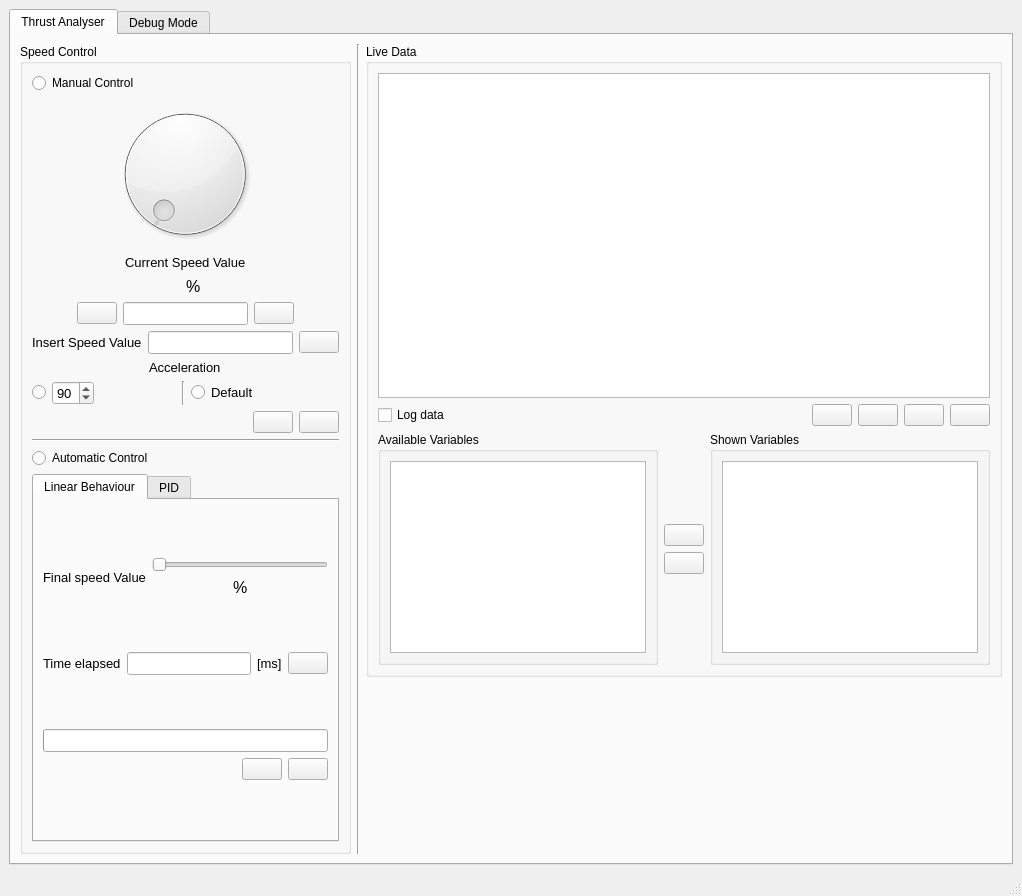
<?xml version="1.0" encoding="UTF-8"?>
<ui version="4.0">
 <class>ThrustStandMW</class>
 <widget class="QMainWindow" name="ThrustStandMW">
  <property name="geometry">
   <rect>
    <x>0</x>
    <y>0</y>
    <width>1022</width>
    <height>896</height>
   </rect>
  </property>
  <property name="sizePolicy">
   <sizepolicy hsizetype="Preferred" vsizetype="Preferred">
    <horstretch>0</horstretch>
    <verstretch>0</verstretch>
   </sizepolicy>
  </property>
  <property name="windowTitle">
   <string>ThrustStand</string>
  </property>
  <widget class="QWidget" name="centralwidget">
   <layout class="QHBoxLayout" name="horizontalLayout">
    <item>
     <widget class="QTabWidget" name="tabWidget">
      <property name="currentIndex">
       <number>0</number>
      </property>
      <widget class="QWidget" name="tab_main">
       <attribute name="title">
        <string>Thrust Analyser</string>
       </attribute>
       <layout class="QHBoxLayout" name="horizontalLayout_2">
        <item>
         <layout class="QVBoxLayout" name="verticalLayout_10">
          <item>
           <widget class="QGroupBox" name="groupBox_2">
            <property name="title">
             <string>Speed Control</string>
            </property>
            <layout class="QVBoxLayout" name="verticalLayout">
             <item>
              <widget class="QRadioButton" name="rb_manualControl">
               <property name="cursor">
                <cursorShape>PointingHandCursor</cursorShape>
               </property>
               <property name="text">
                <string>Manual Control</string>
               </property>
              </widget>
             </item>
             <item>
              <layout class="QHBoxLayout" name="horizontalLayout_3">
               <item>
                <layout class="QVBoxLayout" name="verticalLayout_3">
                 <item>
                  <layout class="QHBoxLayout" name="horizontalLayout_5">
                   <item>
                    <widget class="QDial" name="speedKnob">
                     <property name="enabled">
                      <bool>true</bool>
                     </property>
                     <property name="sizePolicy">
                      <sizepolicy hsizetype="Maximum" vsizetype="Maximum">
                       <horstretch>0</horstretch>
                       <verstretch>0</verstretch>
                      </sizepolicy>
                     </property>
                     <property name="minimumSize">
                      <size>
                       <width>150</width>
                       <height>150</height>
                      </size>
                     </property>
                     <property name="cursor">
                      <cursorShape>OpenHandCursor</cursorShape>
                     </property>
                     <property name="maximum">
                      <number>100</number>
                     </property>
                    </widget>
                   </item>
                  </layout>
                 </item>
                 <item>
                  <layout class="QHBoxLayout" name="horizontalLayout_7">
                   <item>
                    <widget class="QLabel" name="lbl_currentSpeedValue">
                     <property name="sizePolicy">
                      <sizepolicy hsizetype="Maximum" vsizetype="Maximum">
                       <horstretch>0</horstretch>
                       <verstretch>0</verstretch>
                      </sizepolicy>
                     </property>
                     <property name="font">
                      <font>
                       <pointsize>10</pointsize>
                      </font>
                     </property>
                     <property name="text">
                      <string>Current Speed Value</string>
                     </property>
                    </widget>
                   </item>
                  </layout>
                 </item>
                 <item>
                  <layout class="QHBoxLayout" name="horizontalLayout_10">
                   <item>
                    <spacer name="horizontalSpacer_4">
                     <property name="orientation">
                      <enum>Qt::Horizontal</enum>
                     </property>
                     <property name="sizeType">
                      <enum>QSizePolicy::MinimumExpanding</enum>
                     </property>
                     <property name="sizeHint" stdset="0">
                      <size>
                       <width>40</width>
                       <height>20</height>
                      </size>
                     </property>
                    </spacer>
                   </item>
                   <item>
                    <widget class="QLabel" name="lbl_currentSpeedValueVar">
                     <property name="font">
                      <font>
                       <pointsize>12</pointsize>
                      </font>
                     </property>
                     <property name="text">
                      <string/>
                     </property>
                    </widget>
                   </item>
                   <item>
                    <widget class="QLabel" name="lbl_percentManual">
                     <property name="font">
                      <font>
                       <pointsize>12</pointsize>
                      </font>
                     </property>
                     <property name="text">
                      <string>%</string>
                     </property>
                    </widget>
                   </item>
                   <item>
                    <spacer name="horizontalSpacer_5">
                     <property name="orientation">
                      <enum>Qt::Horizontal</enum>
                     </property>
                     <property name="sizeType">
                      <enum>QSizePolicy::MinimumExpanding</enum>
                     </property>
                     <property name="sizeHint" stdset="0">
                      <size>
                       <width>40</width>
                       <height>20</height>
                      </size>
                     </property>
                    </spacer>
                   </item>
                  </layout>
                 </item>
                 <item>
                  <layout class="QHBoxLayout" name="horizontalLayout_13">
                   <item>
                    <spacer name="horizontalSpacer_6">
                     <property name="orientation">
                      <enum>Qt::Horizontal</enum>
                     </property>
                     <property name="sizeHint" stdset="0">
                      <size>
                       <width>40</width>
                       <height>20</height>
                      </size>
                     </property>
                    </spacer>
                   </item>
                   <item>
                    <widget class="QPushButton" name="pb_lessSpeed">
                     <property name="sizePolicy">
                      <sizepolicy hsizetype="Maximum" vsizetype="Maximum">
                       <horstretch>0</horstretch>
                       <verstretch>0</verstretch>
                      </sizepolicy>
                     </property>
                     <property name="minimumSize">
                      <size>
                       <width>0</width>
                       <height>0</height>
                      </size>
                     </property>
                     <property name="cursor">
                      <cursorShape>PointingHandCursor</cursorShape>
                     </property>
                     <property name="text">
                      <string/>
                     </property>
                    </widget>
                   </item>
                   <item>
                    <widget class="QLineEdit" name="txt_incrementSpeedValue">
                     <property name="sizePolicy">
                      <sizepolicy hsizetype="Maximum" vsizetype="Maximum">
                       <horstretch>0</horstretch>
                       <verstretch>0</verstretch>
                      </sizepolicy>
                     </property>
                     <property name="minimumSize">
                      <size>
                       <width>0</width>
                       <height>0</height>
                      </size>
                     </property>
                     <property name="font">
                      <font>
                       <pointsize>10</pointsize>
                      </font>
                     </property>
                     <property name="alignment">
                      <set>Qt::AlignCenter</set>
                     </property>
                    </widget>
                   </item>
                   <item>
                    <widget class="QPushButton" name="pb_moreSpeed">
                     <property name="cursor">
                      <cursorShape>PointingHandCursor</cursorShape>
                     </property>
                     <property name="text">
                      <string/>
                     </property>
                    </widget>
                   </item>
                   <item>
                    <spacer name="horizontalSpacer_7">
                     <property name="orientation">
                      <enum>Qt::Horizontal</enum>
                     </property>
                     <property name="sizeHint" stdset="0">
                      <size>
                       <width>40</width>
                       <height>20</height>
                      </size>
                     </property>
                    </spacer>
                   </item>
                  </layout>
                 </item>
                 <item>
                  <layout class="QHBoxLayout" name="horizontalLayout_6">
                   <item>
                    <widget class="QLabel" name="lbl_InsertSpeedValue">
                     <property name="font">
                      <font>
                       <pointsize>10</pointsize>
                      </font>
                     </property>
                     <property name="text">
                      <string>Insert Speed Value</string>
                     </property>
                    </widget>
                   </item>
                   <item>
                    <widget class="QLineEdit" name="txt_setSpeedValue">
                     <property name="sizePolicy">
                      <sizepolicy hsizetype="Expanding" vsizetype="Fixed">
                       <horstretch>0</horstretch>
                       <verstretch>0</verstretch>
                      </sizepolicy>
                     </property>
                     <property name="font">
                      <font>
                       <pointsize>10</pointsize>
                      </font>
                     </property>
                     <property name="alignment">
                      <set>Qt::AlignRight|Qt::AlignTrailing|Qt::AlignVCenter</set>
                     </property>
                    </widget>
                   </item>
                   <item>
                    <widget class="QPushButton" name="pb_setSpeedValue">
                     <property name="cursor">
                      <cursorShape>PointingHandCursor</cursorShape>
                     </property>
                     <property name="text">
                      <string/>
                     </property>
                    </widget>
                   </item>
                  </layout>
                 </item>
                 <item>
                  <layout class="QHBoxLayout" name="horizontalLayout_11">
                   <item>
                    <widget class="QLabel" name="lbl_acceleration">
                     <property name="sizePolicy">
                      <sizepolicy hsizetype="Maximum" vsizetype="Maximum">
                       <horstretch>0</horstretch>
                       <verstretch>0</verstretch>
                      </sizepolicy>
                     </property>
                     <property name="font">
                      <font>
                       <pointsize>10</pointsize>
                      </font>
                     </property>
                     <property name="text">
                      <string>Acceleration</string>
                     </property>
                    </widget>
                   </item>
                  </layout>
                 </item>
                 <item>
                  <layout class="QHBoxLayout" name="horizontalLayout_12">
                   <item>
                    <widget class="QRadioButton" name="rb_accEnabled">
                     <property name="sizePolicy">
                      <sizepolicy hsizetype="Maximum" vsizetype="Fixed">
                       <horstretch>0</horstretch>
                       <verstretch>0</verstretch>
                      </sizepolicy>
                     </property>
                     <property name="cursor">
                      <cursorShape>PointingHandCursor</cursorShape>
                     </property>
                     <property name="text">
                      <string/>
                     </property>
                    </widget>
                   </item>
                   <item>
                    <widget class="QSpinBox" name="sb_acc">
                     <property name="font">
                      <font>
                       <pointsize>10</pointsize>
                      </font>
                     </property>
                     <property name="value">
                      <number>90</number>
                     </property>
                    </widget>
                   </item>
                   <item>
                    <spacer name="horizontalSpacer_2">
                     <property name="orientation">
                      <enum>Qt::Horizontal</enum>
                     </property>
                     <property name="sizeHint" stdset="0">
                      <size>
                       <width>40</width>
                       <height>20</height>
                      </size>
                     </property>
                    </spacer>
                   </item>
                   <item>
                    <widget class="Line" name="line_4">
                     <property name="orientation">
                      <enum>Qt::Vertical</enum>
                     </property>
                    </widget>
                   </item>
                   <item>
                    <widget class="QRadioButton" name="rb_accDefault">
                     <property name="sizePolicy">
                      <sizepolicy hsizetype="Maximum" vsizetype="Fixed">
                       <horstretch>0</horstretch>
                       <verstretch>0</verstretch>
                      </sizepolicy>
                     </property>
                     <property name="font">
                      <font>
                       <pointsize>10</pointsize>
                      </font>
                     </property>
                     <property name="cursor">
                      <cursorShape>PointingHandCursor</cursorShape>
                     </property>
                     <property name="text">
                      <string>Default</string>
                     </property>
                    </widget>
                   </item>
                   <item>
                    <spacer name="horizontalSpacer">
                     <property name="orientation">
                      <enum>Qt::Horizontal</enum>
                     </property>
                     <property name="sizeHint" stdset="0">
                      <size>
                       <width>40</width>
                       <height>20</height>
                      </size>
                     </property>
                    </spacer>
                   </item>
                  </layout>
                 </item>
                 <item>
                  <layout class="QHBoxLayout" name="horizontalLayout_8">
                   <item>
                    <spacer name="horizontalSpacer_3">
                     <property name="orientation">
                      <enum>Qt::Horizontal</enum>
                     </property>
                     <property name="sizeHint" stdset="0">
                      <size>
                       <width>40</width>
                       <height>20</height>
                      </size>
                     </property>
                    </spacer>
                   </item>
                   <item>
                    <widget class="QPushButton" name="pb_stopManualControl">
                     <property name="cursor">
                      <cursorShape>PointingHandCursor</cursorShape>
                     </property>
                     <property name="text">
                      <string/>
                     </property>
                    </widget>
                   </item>
                   <item>
                    <widget class="QPushButton" name="pb_startManualControl">
                     <property name="cursor">
                      <cursorShape>PointingHandCursor</cursorShape>
                     </property>
                     <property name="text">
                      <string/>
                     </property>
                    </widget>
                   </item>
                  </layout>
                 </item>
                </layout>
               </item>
              </layout>
             </item>
             <item>
              <widget class="Line" name="line_3">
               <property name="orientation">
                <enum>Qt::Horizontal</enum>
               </property>
              </widget>
             </item>
             <item>
              <widget class="QRadioButton" name="rb_autoControl">
               <property name="cursor">
                <cursorShape>PointingHandCursor</cursorShape>
               </property>
               <property name="text">
                <string>Automatic Control</string>
               </property>
              </widget>
             </item>
             <item>
              <widget class="QTabWidget" name="tabWidget_2">
               <property name="currentIndex">
                <number>0</number>
               </property>
               <widget class="QWidget" name="tab_linearAutoControl">
                <attribute name="title">
                 <string>Linear Behaviour</string>
                </attribute>
                <layout class="QVBoxLayout" name="verticalLayout_2">
                 <item>
                  <layout class="QHBoxLayout" name="horizontalLayout_4">
                   <item>
                    <widget class="QLabel" name="lbl_finalSpeedValue">
                     <property name="sizePolicy">
                      <sizepolicy hsizetype="Maximum" vsizetype="Maximum">
                       <horstretch>0</horstretch>
                       <verstretch>0</verstretch>
                      </sizepolicy>
                     </property>
                     <property name="font">
                      <font>
                       <pointsize>10</pointsize>
                      </font>
                     </property>
                     <property name="text">
                      <string>Final speed Value</string>
                     </property>
                    </widget>
                   </item>
                   <item>
                    <layout class="QVBoxLayout" name="verticalLayout_8">
                     <item>
                      <widget class="QSlider" name="sldr_finalSpeedValue">
                       <property name="sizePolicy">
                        <sizepolicy hsizetype="Expanding" vsizetype="Fixed">
                         <horstretch>0</horstretch>
                         <verstretch>0</verstretch>
                        </sizepolicy>
                       </property>
                       <property name="cursor">
                        <cursorShape>OpenHandCursor</cursorShape>
                       </property>
                       <property name="maximum">
                        <number>100</number>
                       </property>
                       <property name="orientation">
                        <enum>Qt::Horizontal</enum>
                       </property>
                      </widget>
                     </item>
                     <item>
                      <layout class="QHBoxLayout" name="horizontalLayout_18">
                       <item>
                        <spacer name="horizontalSpacer_10">
                         <property name="orientation">
                          <enum>Qt::Horizontal</enum>
                         </property>
                         <property name="sizeHint" stdset="0">
                          <size>
                           <width>40</width>
                           <height>20</height>
                          </size>
                         </property>
                        </spacer>
                       </item>
                       <item>
                        <widget class="QLabel" name="lbl_finalSpeedValueVar">
                         <property name="sizePolicy">
                          <sizepolicy hsizetype="Maximum" vsizetype="Maximum">
                           <horstretch>0</horstretch>
                           <verstretch>0</verstretch>
                          </sizepolicy>
                         </property>
                         <property name="font">
                          <font>
                           <pointsize>12</pointsize>
                          </font>
                         </property>
                         <property name="text">
                          <string/>
                         </property>
                        </widget>
                       </item>
                       <item>
                        <widget class="QLabel" name="lbl_percentAuto">
                         <property name="sizePolicy">
                          <sizepolicy hsizetype="Maximum" vsizetype="Maximum">
                           <horstretch>0</horstretch>
                           <verstretch>0</verstretch>
                          </sizepolicy>
                         </property>
                         <property name="font">
                          <font>
                           <pointsize>12</pointsize>
                          </font>
                         </property>
                         <property name="text">
                          <string>%</string>
                         </property>
                        </widget>
                       </item>
                       <item>
                        <spacer name="horizontalSpacer_11">
                         <property name="orientation">
                          <enum>Qt::Horizontal</enum>
                         </property>
                         <property name="sizeHint" stdset="0">
                          <size>
                           <width>40</width>
                           <height>20</height>
                          </size>
                         </property>
                        </spacer>
                       </item>
                       <item>
                        <widget class="QLabel" name="lbl_actualSpeed">
                         <property name="sizePolicy">
                          <sizepolicy hsizetype="Maximum" vsizetype="Maximum">
                           <horstretch>0</horstretch>
                           <verstretch>0</verstretch>
                          </sizepolicy>
                         </property>
                         <property name="font">
                          <font>
                           <pointsize>10</pointsize>
                          </font>
                         </property>
                         <property name="text">
                          <string/>
                         </property>
                        </widget>
                       </item>
                      </layout>
                     </item>
                    </layout>
                   </item>
                  </layout>
                 </item>
                 <item>
                  <layout class="QHBoxLayout" name="horizontalLayout_16">
                   <item>
                    <widget class="QLabel" name="lbl_timeElapsed">
                     <property name="sizePolicy">
                      <sizepolicy hsizetype="Maximum" vsizetype="Maximum">
                       <horstretch>0</horstretch>
                       <verstretch>0</verstretch>
                      </sizepolicy>
                     </property>
                     <property name="font">
                      <font>
                       <pointsize>10</pointsize>
                      </font>
                     </property>
                     <property name="text">
                      <string>Time elapsed</string>
                     </property>
                    </widget>
                   </item>
                   <item>
                    <widget class="QLineEdit" name="txt_timeElapsed">
                     <property name="sizePolicy">
                      <sizepolicy hsizetype="Maximum" vsizetype="Fixed">
                       <horstretch>0</horstretch>
                       <verstretch>0</verstretch>
                      </sizepolicy>
                     </property>
                     <property name="font">
                      <font>
                       <pointsize>10</pointsize>
                      </font>
                     </property>
                    </widget>
                   </item>
                   <item>
                    <widget class="QLabel" name="lbl_ms">
                     <property name="font">
                      <font>
                       <pointsize>10</pointsize>
                      </font>
                     </property>
                     <property name="text">
                      <string>[ms]</string>
                     </property>
                    </widget>
                   </item>
                   <item>
                    <widget class="QPushButton" name="pb_timeElapsed">
                     <property name="text">
                      <string/>
                     </property>
                    </widget>
                   </item>
                  </layout>
                 </item>
                 <item>
                  <layout class="QVBoxLayout" name="verticalLayout_9">
                   <item>
                    <widget class="QProgressBar" name="prog_automaticControl">
                     <property name="sizePolicy">
                      <sizepolicy hsizetype="Expanding" vsizetype="Maximum">
                       <horstretch>0</horstretch>
                       <verstretch>0</verstretch>
                      </sizepolicy>
                     </property>
                     <property name="font">
                      <font>
                       <pointsize>10</pointsize>
                      </font>
                     </property>
                     <property name="value">
                      <number>0</number>
                     </property>
                     <property name="textVisible">
                      <bool>false</bool>
                     </property>
                    </widget>
                   </item>
                   <item>
                    <layout class="QHBoxLayout" name="horizontalLayout_17">
                     <item>
                      <spacer name="horizontalSpacer_9">
                       <property name="orientation">
                        <enum>Qt::Horizontal</enum>
                       </property>
                       <property name="sizeHint" stdset="0">
                        <size>
                         <width>40</width>
                         <height>20</height>
                        </size>
                       </property>
                      </spacer>
                     </item>
                     <item>
                      <widget class="QPushButton" name="pb_stopAutoControl">
                       <property name="sizePolicy">
                        <sizepolicy hsizetype="Maximum" vsizetype="Maximum">
                         <horstretch>0</horstretch>
                         <verstretch>0</verstretch>
                        </sizepolicy>
                       </property>
                       <property name="cursor">
                        <cursorShape>PointingHandCursor</cursorShape>
                       </property>
                       <property name="text">
                        <string/>
                       </property>
                      </widget>
                     </item>
                     <item>
                      <widget class="QPushButton" name="pb_startAutoControl">
                       <property name="cursor">
                        <cursorShape>PointingHandCursor</cursorShape>
                       </property>
                       <property name="text">
                        <string/>
                       </property>
                      </widget>
                     </item>
                    </layout>
                   </item>
                  </layout>
                 </item>
                </layout>
               </widget>
               <widget class="QWidget" name="tab_pidControl">
                <attribute name="title">
                 <string>PID</string>
                </attribute>
               </widget>
              </widget>
             </item>
            </layout>
           </widget>
          </item>
         </layout>
        </item>
        <item>
         <widget class="Line" name="line_2">
          <property name="orientation">
           <enum>Qt::Vertical</enum>
          </property>
         </widget>
        </item>
        <item>
         <layout class="QVBoxLayout" name="verticalLayout_11">
          <item>
           <widget class="QGroupBox" name="groupBox">
            <property name="title">
             <string>Live Data</string>
            </property>
            <layout class="QHBoxLayout" name="horizontalLayout_9">
             <item>
              <layout class="QVBoxLayout" name="verticalLayout_7">
               <item>
                <widget class="QTextEdit" name="txt_log">
                 <property name="sizePolicy">
                  <sizepolicy hsizetype="Expanding" vsizetype="Fixed">
                   <horstretch>0</horstretch>
                   <verstretch>0</verstretch>
                  </sizepolicy>
                 </property>
                 <property name="minimumSize">
                  <size>
                   <width>0</width>
                   <height>325</height>
                  </size>
                 </property>
                 <property name="readOnly">
                  <bool>true</bool>
                 </property>
                </widget>
               </item>
               <item>
                <layout class="QHBoxLayout" name="horizontalLayout_14">
                 <item>
                  <widget class="QCheckBox" name="cb_logEnable">
                   <property name="text">
                    <string>Log data</string>
                   </property>
                  </widget>
                 </item>
                 <item>
                  <spacer name="horizontalSpacer_8">
                   <property name="orientation">
                    <enum>Qt::Horizontal</enum>
                   </property>
                   <property name="sizeHint" stdset="0">
                    <size>
                     <width>40</width>
                     <height>20</height>
                    </size>
                   </property>
                  </spacer>
                 </item>
                 <item>
                  <widget class="QPushButton" name="pb_restartBoard">
                   <property name="text">
                    <string/>
                   </property>
                  </widget>
                 </item>
                 <item>
                  <widget class="QPushButton" name="pb_clearLog">
                   <property name="text">
                    <string/>
                   </property>
                  </widget>
                 </item>
                 <item>
                  <widget class="QPushButton" name="pb_stopLog">
                   <property name="cursor">
                    <cursorShape>PointingHandCursor</cursorShape>
                   </property>
                   <property name="text">
                    <string/>
                   </property>
                  </widget>
                 </item>
                 <item>
                  <widget class="QPushButton" name="pb_startLog">
                   <property name="cursor">
                    <cursorShape>PointingHandCursor</cursorShape>
                   </property>
                   <property name="text">
                    <string/>
                   </property>
                  </widget>
                 </item>
                </layout>
               </item>
               <item>
                <layout class="QHBoxLayout" name="horizontalLayout_15">
                 <item>
                  <widget class="QGroupBox" name="groupBox_3">
                   <property name="sizePolicy">
                    <sizepolicy hsizetype="Maximum" vsizetype="Maximum">
                     <horstretch>0</horstretch>
                     <verstretch>0</verstretch>
                    </sizepolicy>
                   </property>
                   <property name="title">
                    <string>Available Variables</string>
                   </property>
                   <layout class="QVBoxLayout" name="verticalLayout_5">
                    <item>
                     <widget class="QListWidget" name="list_availableCommands"/>
                    </item>
                   </layout>
                  </widget>
                 </item>
                 <item>
                  <layout class="QVBoxLayout" name="verticalLayout_4">
                   <item>
                    <spacer name="verticalSpacer_5">
                     <property name="orientation">
                      <enum>Qt::Vertical</enum>
                     </property>
                     <property name="sizeHint" stdset="0">
                      <size>
                       <width>20</width>
                       <height>40</height>
                      </size>
                     </property>
                    </spacer>
                   </item>
                   <item>
                    <widget class="QPushButton" name="pb_addCommand">
                     <property name="cursor">
                      <cursorShape>PointingHandCursor</cursorShape>
                     </property>
                     <property name="text">
                      <string/>
                     </property>
                    </widget>
                   </item>
                   <item>
                    <widget class="QPushButton" name="pb_eraseCommand">
                     <property name="cursor">
                      <cursorShape>PointingHandCursor</cursorShape>
                     </property>
                     <property name="text">
                      <string/>
                     </property>
                    </widget>
                   </item>
                   <item>
                    <spacer name="verticalSpacer_2">
                     <property name="orientation">
                      <enum>Qt::Vertical</enum>
                     </property>
                     <property name="sizeHint" stdset="0">
                      <size>
                       <width>20</width>
                       <height>40</height>
                      </size>
                     </property>
                    </spacer>
                   </item>
                  </layout>
                 </item>
                 <item>
                  <widget class="QGroupBox" name="groupBox_4">
                   <property name="sizePolicy">
                    <sizepolicy hsizetype="Maximum" vsizetype="Maximum">
                     <horstretch>0</horstretch>
                     <verstretch>0</verstretch>
                    </sizepolicy>
                   </property>
                   <property name="title">
                    <string>Shown Variables</string>
                   </property>
                   <layout class="QVBoxLayout" name="verticalLayout_6">
                    <item>
                     <widget class="QListWidget" name="list_shownCommands"/>
                    </item>
                   </layout>
                  </widget>
                 </item>
                </layout>
               </item>
              </layout>
             </item>
            </layout>
           </widget>
          </item>
          <item>
           <layout class="QHBoxLayout" name="horizontalLayout_19">
            <item>
             <spacer name="verticalSpacer">
              <property name="orientation">
               <enum>Qt::Vertical</enum>
              </property>
              <property name="sizeType">
               <enum>QSizePolicy::Expanding</enum>
              </property>
              <property name="sizeHint" stdset="0">
               <size>
                <width>20</width>
                <height>40</height>
               </size>
              </property>
             </spacer>
            </item>
           </layout>
          </item>
          <item>
           <widget class="QLabel" name="lbl_portConnected">
            <property name="sizePolicy">
             <sizepolicy hsizetype="Minimum" vsizetype="Minimum">
              <horstretch>0</horstretch>
              <verstretch>0</verstretch>
             </sizepolicy>
            </property>
            <property name="font">
             <font>
              <pointsize>8</pointsize>
             </font>
            </property>
            <property name="text">
             <string/>
            </property>
            <property name="alignment">
             <set>Qt::AlignRight|Qt::AlignTrailing|Qt::AlignVCenter</set>
            </property>
           </widget>
          </item>
         </layout>
        </item>
       </layout>
      </widget>
      <widget class="QWidget" name="tab_debugging">
       <attribute name="title">
        <string>Debug Mode</string>
       </attribute>
      </widget>
     </widget>
    </item>
   </layout>
  </widget>
  <widget class="QMenuBar" name="menubar">
   <property name="geometry">
    <rect>
     <x>0</x>
     <y>0</y>
     <width>1022</width>
     <height>26</height>
    </rect>
   </property>
  </widget>
  <widget class="QStatusBar" name="statusbar"/>
 </widget>
 <resources/>
 <connections/>
</ui>
